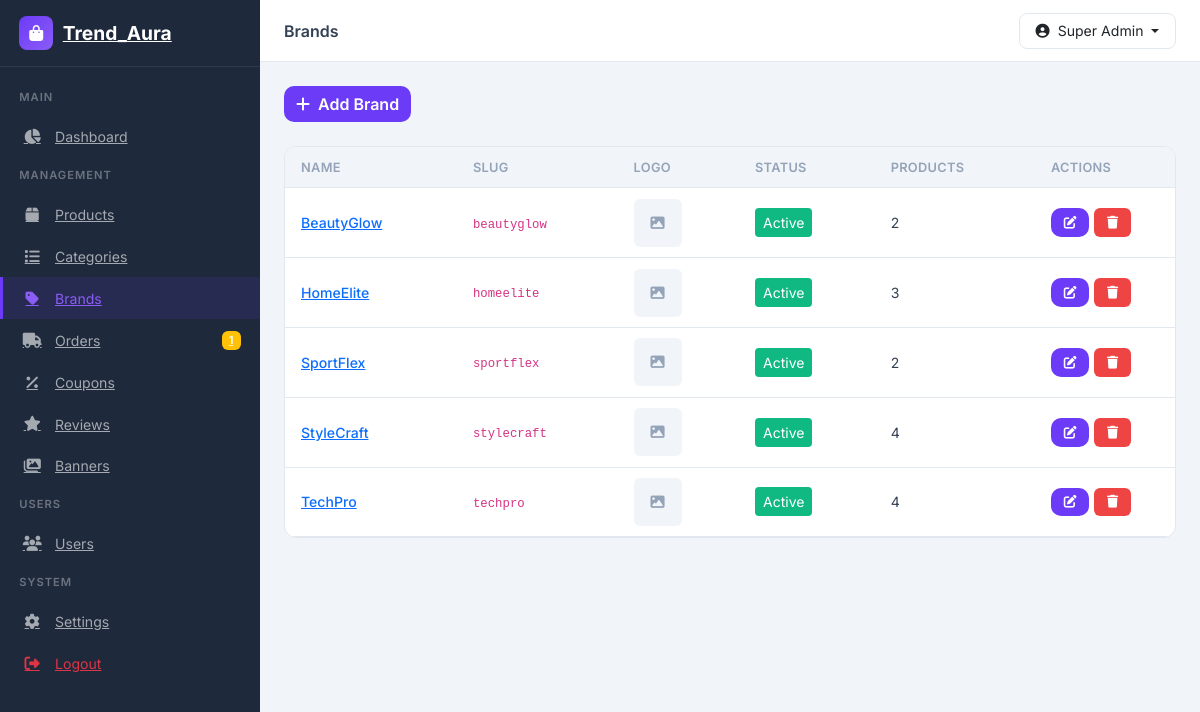
/admin/pages/brands/index.php (signed in), run on the app's committed database.
### tables this page shows
CREATE TABLE brands (
    id INT AUTO_INCREMENT PRIMARY KEY,
    name VARCHAR(100) NOT NULL,
    slug VARCHAR(100) NOT NULL UNIQUE,
    description TEXT,
    logo VARCHAR(255),
    is_active TINYINT(1) DEFAULT 1,
    created_at TIMESTAMP DEFAULT CURRENT_TIMESTAMP,
    updated_at TIMESTAMP DEFAULT CURRENT_TIMESTAMP ON UPDATE CURRENT_TIMESTAMP,
    INDEX idx_brands_slug (slug)
);

### includes/auth.php (called while the page is built, shortened)
<?php
require_once __DIR__ . '/functions.php';
function getCurrentAdmin() {
    $db = db();
    $stmt = $db->prepare("SELECT * FROM admins WHERE id = :id AND is_active = 1");
    $stmt->execute(['id' => $_SESSION['admin_id']]);
    return $stmt->fetch();
}

### includes/functions.php (called while the page is built, shortened)
<?php
function sanitizeInput($input) {
    return htmlspecialchars(trim($input), ENT_QUOTES, 'UTF-8');
}

### admin/pages/brands/index.php (the view, shortened to what this page needs)
<?php
$pageTitle = 'Brands';
include __DIR__ . '/../../includes/header.php';
$db = db();
$stmt = $db->query("
    SELECT b.*,
        (SELECT COUNT(*) FROM products WHERE brand_id = b.id) as products_count
    FROM brands b
    ORDER BY b.name ASC
");
$brands = $stmt->fetchAll();
?>
<div class="d-flex flex-wrap justify-content-between align-items-center gap-3 mb-4">
    <div>
        <a href="<?= ADMIN_URL ?>/pages/brands/add.php" class="btn btn-admin-primary">
            <i class="fas fa-plus me-1"></i> Add Brand
        </a>
    </div>
</div>
<div class="admin-card">
    <div class="admin-card-body p-0">
        <div class="table-responsive">
            <table class="admin-table">
                <thead>
                    <tr>
                        <th>Name</th>
                        <th>Slug</th>
                        <th>Logo</th>
                        <th>Status</th>
                        <th>Products</th>
                        <th style="width:140px;">Actions</th>
                    </tr>
                </thead>
                <tbody>
                    <?php if (empty($brands)): ?>
                        <tr>
                            <td colspan="6">
                                <div class="empty-state">
                                    <i class="fas fa-tag"></i>
                                    <p class="mt-2">No brands found</p>
                                </div>
                            </td>
                        </tr>
                    <?php else: ?>
                        <?php foreach ($brands as $brand): ?>
                            <tr>
                                <td>
                                    <a href="<?= ADMIN_URL ?>/pages/brands/edit.php?id=<?= $brand['id'] ?>" class="fw-medium"><?= sanitizeInput($brand['name']) ?></a>
                                </td>
                                <td><code><?= sanitizeInput($brand['slug']) ?></code></td>
                                <td>
                                    <?php if ($brand['logo']): ?>
                                        <img src="<?= SITE_URL ?>/<?= $brand['logo'] ?>" alt="<?= sanitizeInput($brand['name']) ?>" style="width:48px;height:48px;object-fit:cover;border-radius:6px;">
                                    <?php else: ?>
                                        <div style="width:48px;height:48px;border-radius:6px;background:var(--admin-bg);display:flex;align-items:center;justify-content:center;color:var(--admin-muted);">
                                            <i class="fas fa-image"></i>
                                        </div>
                                    <?php endif; ?>
                                </td>
                                <td>
                                    <form method="POST" action="<?= ADMIN_URL ?>/pages/brands/toggle-status.php" style="display:inline;">
                                        <button type="submit" class="btn btn-sm <?= $brand['is_active'] ? 'btn-admin-success' : 'btn-admin-outline' ?>" title="<?= $brand['is_active'] ? 'Deactivate' : 'Activate' ?>">
                                            <?= $brand['is_active'] ? 'Active' : 'Inactive' ?>
                                        </button>
                                    </form>
                                </td>
                                <td><?= (int)$brand['products_count'] ?></td>
                                <td>
                                    <div class="action-btns">
                                        <a href="<?= ADMIN_URL ?>/pages/brands/edit.php?id=<?= $brand['id'] ?>" class="btn btn-admin-sm btn-admin-primary" title="Edit">
                                            <i class="fas fa-edit"></i>
                                        </a>
                                        <form method="POST" action="<?= ADMIN_URL ?>/pages/brands/delete.php" style="display:inline;" onsubmit="return confirm('Are you sure you want to delete this brand?');">
                                            <button type="submit" class="btn btn-admin-sm btn-admin-danger" title="Delete">
                                                <i class="fas fa-trash"></i>
                                            </button>
                                        </form>
                                    </div>
                                </td>
                            </tr>
                        <?php endforeach; ?>
                    <?php endif; ?>
                </tbody>
            </table>
        </div>
    </div>
</div>
<?php include __DIR__ . '/../../includes/footer.php'; ?>

### admin/includes/header.php (shortened to what this page needs)
<?php
$currentAdmin = getCurrentAdmin();
$pageTitle = $pageTitle ?? 'Dashboard';
$db = db();
$pendingOrders = $db->query("SELECT COUNT(*) FROM orders WHERE order_status = 'pending'")->fetchColumn();
?>
<!DOCTYPE html>
<html lang="en">
<head>
    <link href="https://cdn.jsdelivr.net/npm/bootstrap@5.3.2/dist/css/bootstrap.min.css" rel="stylesheet">
    <link href="https://cdnjs.cloudflare.com/ajax/libs/font-awesome/6.5.1/css/all.min.css" rel="stylesheet">
    <link href="https://cdn.jsdelivr.net/npm/chart.js@4.4.0/dist/chart.min.css" rel="stylesheet">
    <link href="<?= ADMIN_URL ?>/assets/css/admin.css" rel="stylesheet">
</head>
<body>
    <div class="admin-layout">
        <aside class="admin-sidebar" id="adminSidebar">
            <div class="sidebar-header">
                <a href="<?= ADMIN_URL ?>/dashboard.php" class="sidebar-brand">
                    <i class="fas fa-shopping-bag"></i>
                    <span><?= SITE_NAME ?></span>
                </a>
            </div>
            <nav class="sidebar-nav">
                <div class="nav-section">Main</div>
                <a href="<?= ADMIN_URL ?>/dashboard.php" class="nav-item <?= basename($_SERVER['PHP_SELF']) === 'dashboard.php' ? 'active' : '' ?>">
                    <i class="fas fa-chart-pie"></i><span>Dashboard</span>
                </a>
                <div class="nav-section">Management</div>
                <a href="<?= ADMIN_URL ?>/pages/products/index.php" class="nav-item <?= strpos($_SERVER['PHP_SELF'], 'products') !== false ? 'active' : '' ?>">
                    <i class="fas fa-box"></i><span>Products</span>
                </a>
                <a href="<?= ADMIN_URL ?>/pages/categories/index.php" class="nav-item <?= strpos($_SERVER['PHP_SELF'], 'categories') !== false ? 'active' : '' ?>">
                    <i class="fas fa-list"></i><span>Categories</span>
                </a>
                <a href="<?= ADMIN_URL ?>/pages/brands/index.php" class="nav-item <?= strpos($_SERVER['PHP_SELF'], 'brands') !== false ? 'active' : '' ?>">
                    <i class="fas fa-tag"></i><span>Brands</span>
                </a>
                <a href="<?= ADMIN_URL ?>/pages/orders/index.php" class="nav-item <?= strpos($_SERVER['PHP_SELF'], 'orders') !== false ? 'active' : '' ?>">
                    <i class="fas fa-truck"></i><span>Orders</span>
                    <?php if ($pendingOrders > 0): ?><span class="badge bg-warning"><?= $pendingOrders ?></span><?php endif; ?>
                </a>
                <a href="<?= ADMIN_URL ?>/pages/coupons/index.php" class="nav-item <?= strpos($_SERVER['PHP_SELF'], 'coupons') !== false ? 'active' : '' ?>">
                    <i class="fas fa-percent"></i><span>Coupons</span>
                </a>
                <a href="<?= ADMIN_URL ?>/pages/reviews/index.php" class="nav-item <?= strpos($_SERVER['PHP_SELF'], 'reviews') !== false ? 'active' : '' ?>">
                    <i class="fas fa-star"></i><span>Reviews</span>
                </a>
                <a href="<?= ADMIN_URL ?>/pages/banners/index.php" class="nav-item <?= strpos($_SERVER['PHP_SELF'], 'banners') !== false ? 'active' : '' ?>">
                    <i class="fas fa-images"></i><span>Banners</span>
                </a>
                <div class="nav-section">Users</div>
                <a href="<?= ADMIN_URL ?>/pages/users/index.php" class="nav-item <?= strpos($_SERVER['PHP_SELF'], 'users') !== false ? 'active' : '' ?>">
                    <i class="fas fa-users"></i><span>Users</span>
                </a>
                <div class="nav-section">System</div>
                <a href="<?= ADMIN_URL ?>/pages/settings.php" class="nav-item <?= strpos($_SERVER['PHP_SELF'], 'settings') !== false ? 'active' : '' ?>">
                    <i class="fas fa-cog"></i><span>Settings</span>
                </a>
                <a href="<?= ADMIN_URL ?>/logout.php" class="nav-item text-danger">
                    <i class="fas fa-sign-out-alt"></i><span>Logout</span>
                </a>
            </nav>
        </aside>
        <main class="admin-main">
            <header class="admin-topbar">
                <div class="topbar-title"><?= $pageTitle ?></div>
                <div class="topbar-right">
                    <div class="dropdown">
                        <button class="btn btn-admin-ghost dropdown-toggle" data-bs-toggle="dropdown">
                            <i class="fas fa-user-circle me-1"></i> <?= sanitizeInput($currentAdmin['full_name']) ?>
                        </button>
                    </div>
                </div>
            </header>
            <div class="admin-content">

### admin/assets/css/admin.css (style rules this page uses)
:root { --admin-primary: #6C3BF7; --admin-primary-dark: #5A2DE0; --admin-primary-light: #8B5CF6; --admin-sidebar: #1E293B; --admin-sidebar-hover: #334155; --admin-bg: #F1F5F9; --admin-card: #FFFFFF; --admin-dark: #0F172A; --admin-text: #334155; --admin-muted: #94A3B8; --admin-border: #E2E8F0; --admin-success: #10B981; --admin-warning: #F59E0B; --admin-danger: #EF4444; --admin-info: #3B82F6; }
* { margin: 0; padding: 0; box-sizing: border-box; }
body { font-family: 'Inter', -apple-system, BlinkMacSystemFont, sans-serif; background: var(--admin-bg); color: var(--admin-text); font-size: 0.9rem; }
.btn-admin-primary { background: linear-gradient(135deg, var(--admin-primary), var(--admin-primary-dark)); color: #fff; border: none; border-radius: 10px; font-weight: 600; transition: all 0.3s; }
.admin-layout { display: flex; min-height: 100vh; }
.admin-sidebar { width: 260px; background: var(--admin-sidebar); color: #fff; position: fixed; top: 0; left: 0; height: 100%; z-index: 1000; transition: all 0.3s; display: flex; flex-direction: column; overflow-y: auto; }
.sidebar-header { padding: 1rem 1.2rem; border-bottom: 1px solid rgba(255,255,255,0.08); display: flex; align-items: center; justify-content: space-between; }
.sidebar-brand { display: flex; align-items: center; gap: 0.6rem; font-size: 1.2rem; font-weight: 700; color: #fff; }
.sidebar-brand i { width: 34px; height: 34px; background: linear-gradient(135deg, var(--admin-primary), var(--admin-primary-light)); border-radius: 8px; display: flex; align-items: center; justify-content: center; font-size: 1rem; }
.sidebar-nav { padding: 0.8rem 0; flex: 1; }
.nav-section { padding: 0.6rem 1.2rem; font-size: 0.7rem; font-weight: 600; text-transform: uppercase; letter-spacing: 1px; color: rgba(255,255,255,0.35); }
.nav-item { display: flex; align-items: center; gap: 0.8rem; padding: 0.65rem 1.2rem; color: rgba(255,255,255,0.6); transition: all 0.2s; font-size: 0.88rem; border-left: 3px solid transparent; }
.nav-item.active { background: rgba(108,59,247,0.12); color: var(--admin-primary-light); border-left-color: var(--admin-primary); }
.nav-item i { width: 20px; text-align: center; font-size: 0.95rem; }
.nav-item .badge { margin-left: auto; font-size: 0.7rem; font-weight: 600; }
.admin-main { margin-left: 260px; flex: 1; display: flex; flex-direction: column; min-height: 100vh; }
.admin-topbar { background: #fff; padding: 0.8rem 1.5rem; display: flex; align-items: center; border-bottom: 1px solid var(--admin-border); position: sticky; top: 0; z-index: 100; }
.topbar-title { font-weight: 600; font-size: 1rem; }
.topbar-right { margin-left: auto; display: flex; align-items: center; gap: 1rem; }
.btn-admin-ghost { background: none; border: 1px solid var(--admin-border); border-radius: 8px; padding: 0.4rem 1rem; font-size: 0.88rem; }
.admin-content { padding: 1.5rem; flex: 1; }
.admin-card { background: #fff; border-radius: 12px; border: 1px solid var(--admin-border); overflow: hidden; }
.admin-card-body { padding: 1.2rem; }
.admin-table { width: 100%; border-collapse: collapse; }
.admin-table th { background: var(--admin-bg); padding: 0.65rem 1rem; text-align: left; font-weight: 600; font-size: 0.8rem; text-transform: uppercase; letter-spacing: 0.3px; color: var(--admin-muted); border-bottom: 1px solid var(--admin-border); }
.admin-table td { padding: 0.65rem 1rem; border-bottom: 1px solid var(--admin-border); font-size: 0.88rem; vertical-align: middle; }
.admin-table .fw-medium { font-weight: 500; }
.btn-admin-sm { padding: 0.3rem 0.8rem; font-size: 0.8rem; }
.btn-admin-primary { background: var(--admin-primary); color: #fff; border: none; }
.btn-admin-success { background: var(--admin-success); color: #fff; border: none; }
.btn-admin-danger { background: var(--admin-danger); color: #fff; border: none; }
.action-btns { display: flex; gap: 0.3rem; }

### data on the page
brands: name "BeautyGlow", slug "beautyglow", is_active "Active", products_count "2"
brands: name "HomeElite", slug "homeelite", is_active "Active", products_count "3"
brands: name "SportFlex", slug "sportflex", is_active "Active", products_count "2"
brands: name "StyleCraft", slug "stylecraft", is_active "Active", products_count "4"
brands: name "TechPro", slug "techpro", is_active "Active", products_count "4"

### other printed values
SITE_NAME "Trend_Aura"
$pendingOrders "1"
$pageTitle "Brands"
sanitizeInput($currentAdmin['full_name']) "Super Admin"
